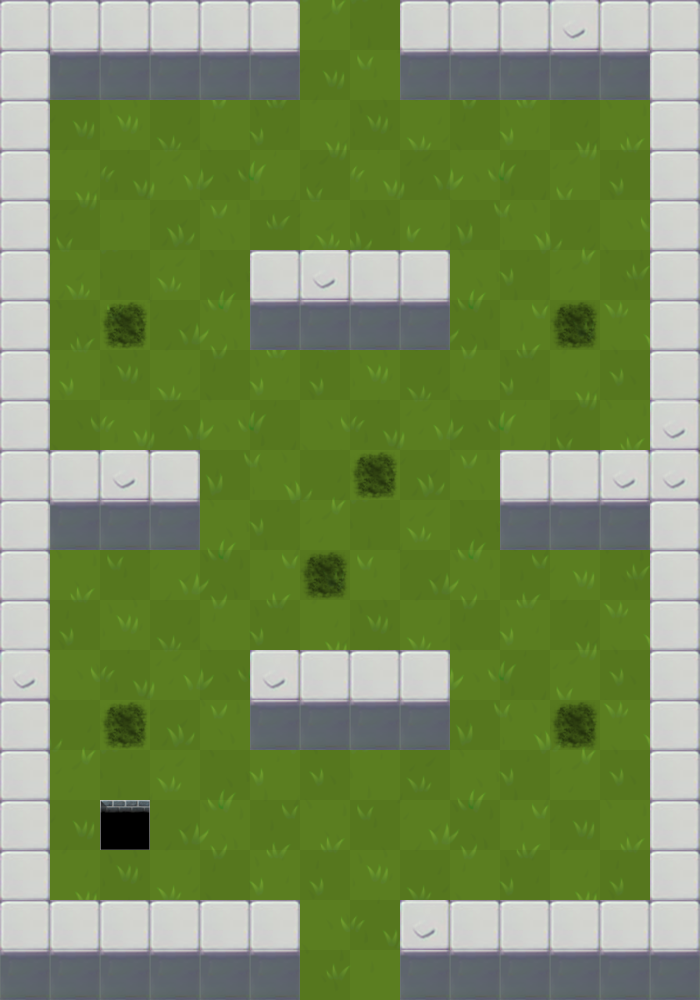

Below is a game level as drawn by its tile map, then a one-line description and the .tmx that defines it (tile-layer data replaced by summaries):
An orthogonal 14x20 tile map with 50x50 px tiles, 14 tile layers (suelo, pared, enemigos1, enemigos2, ...), 12 tilesets.

<map version="1.2" tiledversion="2020.05.07" orientation="orthogonal" renderorder="right-down" width="14" height="20" tilewidth="50" tileheight="50" infinite="0" nextlayerid="15" nextobjectid="1">
 <properties>
  <property name="LongitudSierra" type="float" value="11" />
  <property name="MovingEnemyFinalPosX" type="float" value="3" />
  <property name="MovingEnemyFinalPosY" type="float" value="13" />
 </properties>
 <tileset firstgid="1" name="0" tilewidth="50" tileheight="50" tilecount="1" columns="1">
  <image source="tiles/0.png" width="64" height="64" />
 </tileset>
 <tileset firstgid="2" name="1" tilewidth="50" tileheight="50" tilecount="1" columns="1">
  <image source="tiles/1.png" width="64" height="64" />
 </tileset>
 <tileset firstgid="3" name="2" tilewidth="50" tileheight="50" tilecount="1" columns="1">
  <image source="tiles/2.png" width="64" height="64" />
 </tileset>
 <tileset firstgid="4" name="3" tilewidth="50" tileheight="50" tilecount="1" columns="1">
  <image source="tiles/3.png" width="64" height="64" />
 </tileset>
 <tileset firstgid="5" name="suciedad50" tilewidth="50" tileheight="50" tilecount="1" columns="1">
  <image source="tiles/suciedad50.png" width="50" height="50" />
 </tileset>
 <tileset firstgid="6" name="hoyo250" tilewidth="50" tileheight="50" tilecount="1" columns="1">
  <image source="tiles/hoyo250.png" width="50" height="50" />
 </tileset>
 <tileset firstgid="7" name="hoyo50" tilewidth="50" tileheight="50" tilecount="1" columns="1">
  <image source="tiles/hoyo50.png" width="50" height="50" />
 </tileset>
 <tileset firstgid="8" name="PuertaTransparente" tilewidth="50" tileheight="50" tilecount="1" columns="1">
  <image source="tiles/PuertaTransparente.png" width="50" height="50" />
 </tileset>
 <tileset firstgid="9" name="Bloque" tilewidth="50" tileheight="50" tilecount="1" columns="1">
  <image source="tiles/Bloque.png" width="50" height="50" />
 </tileset>
 <tileset firstgid="10" name="Bloque2" tilewidth="50" tileheight="50" tilecount="1" columns="1">
  <image source="tiles/Bloque2.png" width="50" height="50" />
 </tileset>
 <tileset firstgid="11" name="BloquePerp" tilewidth="50" tileheight="50" tilecount="1" columns="1">
  <image source="tiles/BloquePerp.png" width="50" height="50" />
 </tileset>
 <tileset firstgid="12" name="sueloCespedCompleto" tilewidth="50" tileheight="50" tilecount="280" columns="14">
  <image source="tiles/sueloCespedCompleto.png" width="700" height="1000" />
 </tileset>
 <layer id="1" name="suelo" width="14" height="20">
  <data>[280 cells, 280 non-empty, 280 distinct tile ids]</data>
 </layer>
 <layer id="2" name="pared" width="14" height="20">
  <data>[280 cells, 108 non-empty, 3 distinct tile ids]</data>
 </layer>
 <layer id="3" name="enemigos1" width="14" height="20">
  <data>[280 cells, 4 non-empty, 1 distinct tile ids]</data>
 </layer>
 <layer id="4" name="enemigos2" width="14" height="20">
  <data>[280 cells, 0 non-empty, 0 distinct tile ids]</data>
 </layer>
 <layer id="5" name="enemigos3" width="14" height="20">
  <data>[280 cells, 2 non-empty, 1 distinct tile ids]</data>
 </layer>
 <layer id="14" name="enemigos4" width="14" height="20">
  <data>[280 cells, 0 non-empty, 0 distinct tile ids]</data>
 </layer>
 <layer id="6" name="blocker" width="14" height="20">
  <data>[280 cells, 0 non-empty, 0 distinct tile ids]</data>
 </layer>
 <layer id="12" name="pinchos" width="14" height="20">
  <data>[280 cells, 0 non-empty, 0 distinct tile ids]</data>
 </layer>
 <layer id="13" name="sierra" width="14" height="20">
  <data>[280 cells, 1 non-empty, 1 distinct tile ids]</data>
 </layer>
 <layer id="7" name="mejoraVida" width="14" height="20">
  <data>[280 cells, 0 non-empty, 0 distinct tile ids]</data>
 </layer>
 <layer id="8" name="mejoraAtaque" width="14" height="20">
  <data>[280 cells, 0 non-empty, 0 distinct tile ids]</data>
 </layer>
 <layer id="9" name="mejoraMovimiento" width="14" height="20">
  <data>[280 cells, 0 non-empty, 0 distinct tile ids]</data>
 </layer>
 <layer id="10" name="mejoraCadencia" width="14" height="20">
  <data>[280 cells, 0 non-empty, 0 distinct tile ids]</data>
 </layer>
 <layer id="11" name="puerta" width="14" height="20">
  <data>[280 cells, 2 non-empty, 1 distinct tile ids]</data>
 </layer>
</map>
